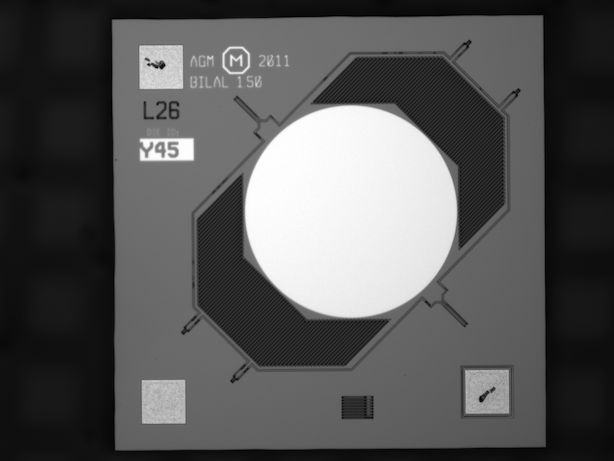
#> input picture images/TI01b3rd.png, 614 x 461 px, given in place of box.png, which was not available
$ python alignment_utils.py images/TI01b3rd.png
#> lines starting #> are read from the running program, lines starting #| are printed output that depends on the picture; pictures that were not available may be replaced by others from this repository, and a replacement may not be noted
#!/usr/bin/env python

'''
Feature-based image matching sample.

Note, that you will need the https://github.com/opencv/opencv_contrib repo for SIFT and SURF

USAGE
  alignment_utils.py [--feature=<sift|surf|orb|akaze|brisk>[-flann]] [ <image1> <image2> ]

  --feature  - Feature to use. Can be sift, surf, orb or brisk. Append '-flann'
               to feature name to use Flann-based matcher instead bruteforce.

  Press left mouse button on a feature point to see its matching point.
'''

# Python 2/3 compatibility
from __future__ import print_function

import numpy as np
import cv2 as cv

FLANN_INDEX_KDTREE = 1  # bug: flann enums are missing
FLANN_INDEX_LSH    = 6


def getsize(img):
    h, w = img.shape[:2]
    return w, h


def anorm2(a):
    return (a*a).sum(-1)
def anorm(a):
    return np.sqrt( anorm2(a) )

# [44 lines left out: functions homotrans, to_rect, rect2rect_mtx, lookat, mtx2rvec, draw_str, not called in this run]

def init_feature(name):
    chunks = name.split('-')
    if chunks[0] == 'sift':
        detector = cv.xfeatures2d.SIFT_create()
        norm = cv.NORM_L2
    elif chunks[0] == 'surf':
        detector = cv.xfeatures2d.SURF_create(800)
        norm = cv.NORM_L2
    elif chunks[0] == 'orb':
        detector = cv.ORB_create(400)
        norm = cv.NORM_HAMMING
    elif chunks[0] == 'akaze':
        detector = cv.AKAZE_create()
        norm = cv.NORM_HAMMING
    elif chunks[0] == 'brisk':
        detector = cv.BRISK_create()
        norm = cv.NORM_HAMMING
    else:
        return None, None
    if 'flann' in chunks:
        if norm == cv.NORM_L2:
            flann_params = dict(algorithm = FLANN_INDEX_KDTREE, trees = 5)
        else:
            flann_params= dict(algorithm = FLANN_INDEX_LSH,
                               table_number = 6, # 12
                               key_size = 12,     # 20
                               multi_probe_level = 1) #2
        matcher = cv.FlannBasedMatcher(flann_params, {})  # bug : need to pass empty dict (#1329)
    else:
        matcher = cv.BFMatcher(norm)
    return detector, matcher


def filter_matches(kp1, kp2, matches, ratio = 0.75):
    mkp1, mkp2 = [], []
    for m in matches:
        if len(m) == 2 and m[0].distance < m[1].distance * ratio:
            m = m[0]
            mkp1.append( kp1[m.queryIdx] )
            mkp2.append( kp2[m.trainIdx] )
    p1 = np.float32([kp.pt for kp in mkp1])
    p2 = np.float32([kp.pt for kp in mkp2])
    kp_pairs = zip(mkp1, mkp2)
    return p1, p2, list(kp_pairs)

def explore_match(win, img1, img2, kp_pairs, status = None, H = None):
    h1, w1 = img1.shape[:2]
    h2, w2 = img2.shape[:2]
    vis = np.zeros((max(h1, h2), w1+w2), np.uint8)
    vis[:h1, :w1] = img1
    vis[:h2, w1:w1+w2] = img2
    vis = cv.cvtColor(vis, cv.COLOR_GRAY2BGR)

    if H is not None:
        corners = np.float32([[0, 0], [w1, 0], [w1, h1], [0, h1]])
        corners = np.int32( cv.perspectiveTransform(corners.reshape(1, -1, 2), H).reshape(-1, 2) + (w1, 0) )
        cv.polylines(vis, [corners], True, (255, 255, 255))

    if status is None:
        status = np.ones(len(kp_pairs), np.bool_)
    p1, p2 = [], []  # python 2 / python 3 change of zip unpacking
    for kpp in kp_pairs:
        p1.append(np.int32(kpp[0].pt))
        p2.append(np.int32(np.array(kpp[1].pt) + [w1, 0]))

    green = (0, 255, 0)
    red = (0, 0, 255)
    kp_color = (51, 103, 236)
    for (x1, y1), (x2, y2), inlier in zip(p1, p2, status):
        if inlier:
            col = green
            cv.circle(vis, (x1, y1), 2, col, -1)
            cv.circle(vis, (x2, y2), 2, col, -1)
        else:
            col = red
            r = 2
            thickness = 3
            cv.line(vis, (x1-r, y1-r), (x1+r, y1+r), col, thickness)
            cv.line(vis, (x1-r, y1+r), (x1+r, y1-r), col, thickness)
            cv.line(vis, (x2-r, y2-r), (x2+r, y2+r), col, thickness)
            cv.line(vis, (x2-r, y2+r), (x2+r, y2-r), col, thickness)
    vis0 = vis.copy()
    for (x1, y1), (x2, y2), inlier in zip(p1, p2, status):
        if inlier:
            cv.line(vis, (x1, y1), (x2, y2), green)

    cv.imshow(win, vis)

    # [20 lines left out: function onmouse, not called in this run]
    cv.setMouseCallback(win, onmouse)
    return vis


if __name__ == '__main__':
    print(__doc__)

    import sys, getopt
    opts, args = getopt.getopt(sys.argv[1:], '', ['feature='])
    opts = dict(opts)
    feature_name = opts.get('--feature', 'brisk')
    try:
        fn1, fn2 = args
    except:
        fn1 = '../data/box.png'
        fn2 = '../data/box_in_scene.png'

    img1 = cv.imread(fn1, 0)
#> img1 is the input picture: shape (461, 614); min 0, max 255, mean 86.7
    img2 = cv.imread(fn2, 0)
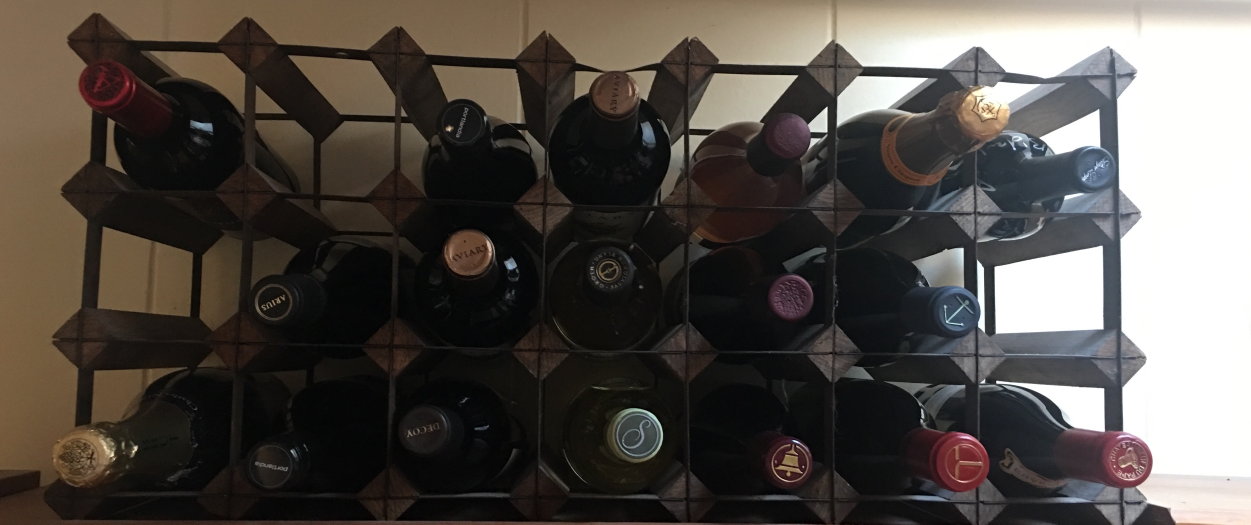
#> input picture projects/winelattice.JPG, 3753 x 1573 px, given in place of box_in_scene.png, which was not available (shown at 1/3 size)
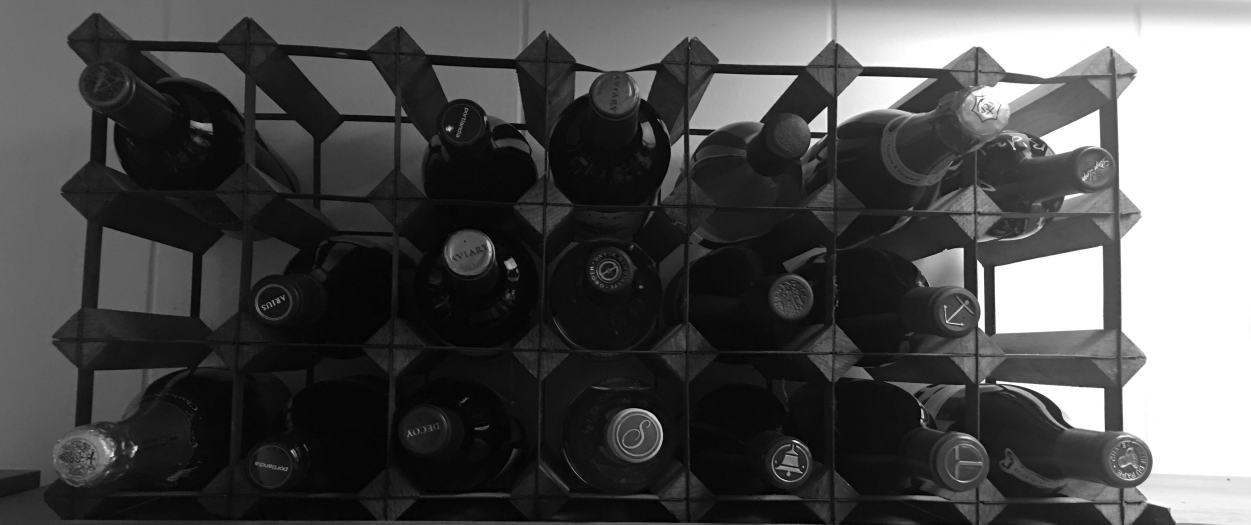
#> img2: shape (1573, 3753) (shown at 1/3 size); min 0, max 255, mean 79
    detector, matcher = init_feature(feature_name)

    if img1 is None:
        print('Failed to load fn1:', fn1)
        sys.exit(1)

    if img2 is None:
        print('Failed to load fn2:', fn2)
        sys.exit(1)

    if detector is None:
        print('unknown feature:', feature_name)
        sys.exit(1)

    print('using', feature_name)

    kp1, desc1 = detector.detectAndCompute(img1, None)
#> kp1 = 403 keypoints; strongest (x, y, size): (148, 64, 12.6), (162, 65, 24.7), (162, 67, 14.3), (164, 65, 14.2)
    kp2, desc2 = detector.detectAndCompute(img2, None)
#> kp2 = 3291 keypoints; strongest (x, y, size): (2479, 323, 26.4), (2481, 321, 15.1), (2479, 324, 33.2), (2991, 1144, 30.2)
    print('img1 - %d features, img2 - %d features' % (len(kp1), len(kp2)))
#| img1 - 403 features, img2 - 3291 features

    def match_and_draw(win):
        print('matching...')
        raw_matches = matcher.knnMatch(desc1, trainDescriptors = desc2, k = 2) #2
        p1, p2, kp_pairs = filter_matches(kp1, kp2, raw_matches)
        if len(p1) >= 4:
            H, status = cv.findHomography(p1, p2, cv.RANSAC, 5.0)
            print('%d / %d  inliers/matched' % (np.sum(status), len(status)))
        else:
            H, status = None, None
            print('%d matches found, not enough for homography estimation' % len(p1))

        _vis = explore_match(win, img1, img2, kp_pairs, status, H)

    match_and_draw('find_obj')
#> in match_and_draw, `raw_matches = matcher.knnMatch(desc1, trainDescriptors = desc2, k = 2)`: raw_matches = 403 matches
#> after the loop in filter_matches, `for m in matches:`: mkp1 = 1 keypoints; (x, y, size): (464, 370, 17.8); mkp2 = 1 keypoints; (x, y, size): (325, 356, 28.8)
#> in filter_matches, `p1 = np.float32([kp.pt for kp in mkp1])`: p1 = [[464.4, 369.7]]
#> in filter_matches, `p2 = np.float32([kp.pt for kp in mkp2])`: p2 = [[325.1, 355.5]]
#> in match_and_draw, `p1, p2, kp_pairs = filter_matches(kp1, kp2, raw_matches)`: p1 = [[464.4, 369.7]]; p2 = [[325.1, 355.5]]; kp_pairs = [(keypoint at (464.4, 369.7), size 17.8, keypoint at (325.1, 355.5), size 28.8)]
#| 1 matches found, not enough for homography estimation
#> in explore_match, `vis[:h1, :w1] = img1`:
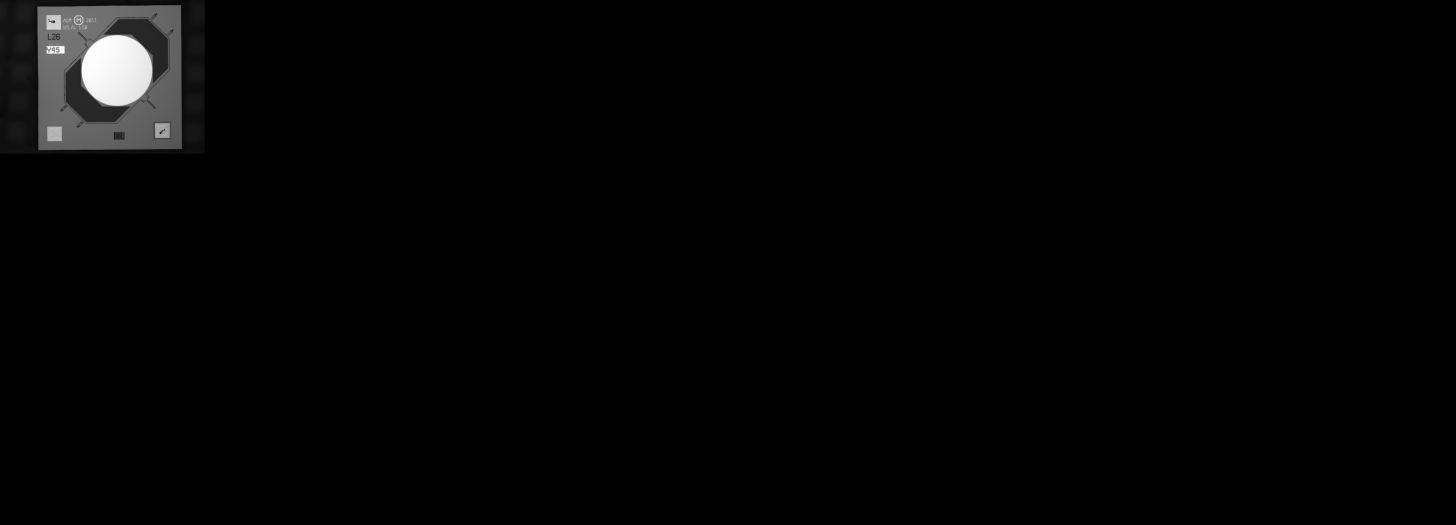
#> vis: shape (1573, 4367) (shown at 1/3 size); min 0, max 255, mean 3.6
#> in explore_match, `vis[:h2, w1:w1+w2] = img2`:
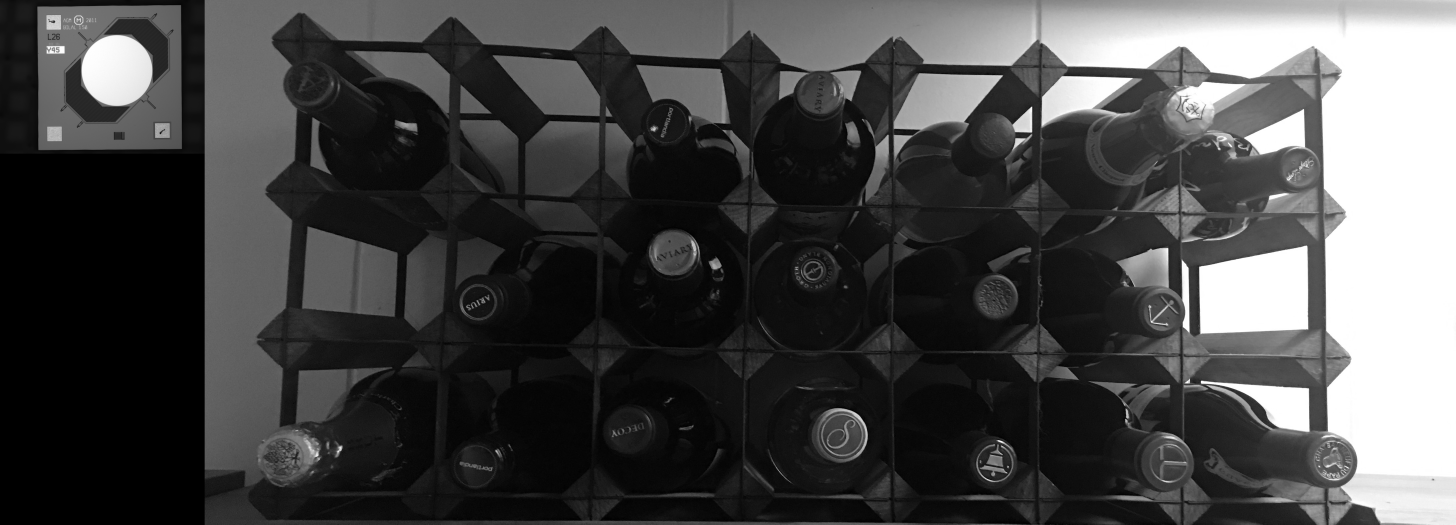
#> vis: shape (1573, 4367) (shown at 1/3 size); min 0, max 255, mean 71.5
#> in explore_match, `status = np.ones(len(kp_pairs), np.bool_)`: status = [True]
#> the loop in explore_match, `for kpp in kp_pairs:` made 1 pass
#> after the loop in explore_match, `for kpp in kp_pairs:`: p1 = [[464, 369]]; p2 = [[939, 355]]
#> the loop in explore_match, `for (x1, y1), (x2, y2), inlier in zip(p1, p2, status):` made 1 pass
#> (x1, y1, x2, y2, inlier, col) on pass 1: (464, 369, 939, 355, True, (0, 255, 0))
#> the loop in explore_match, `for (x1, y1), (x2, y2), inlier in zip(p1, p2, status):` made 1 pass
#> (x1, y1, x2, y2, inlier) on pass 1: (464, 369, 939, 355, True)
    cv.waitKey()
    cv.destroyAllWindows()
